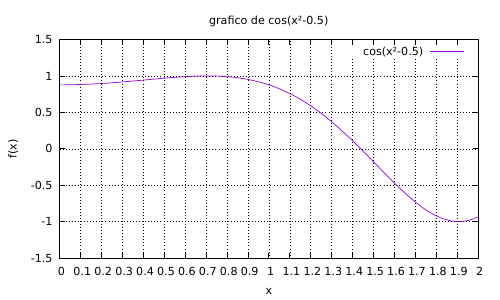

The script that saved this image:
set title "grafico de cos(x²-0.5)"

set xlabel "x"
set ylabel "f(x)"

set xtics 0.1

set grid

set xra [0:2]
set yra [-1.5:1.5]

set terminal pdf
set output "p1b.pdf"

plot cos(x ** 2 - 0.5) t "cos(x²-0.5)"
